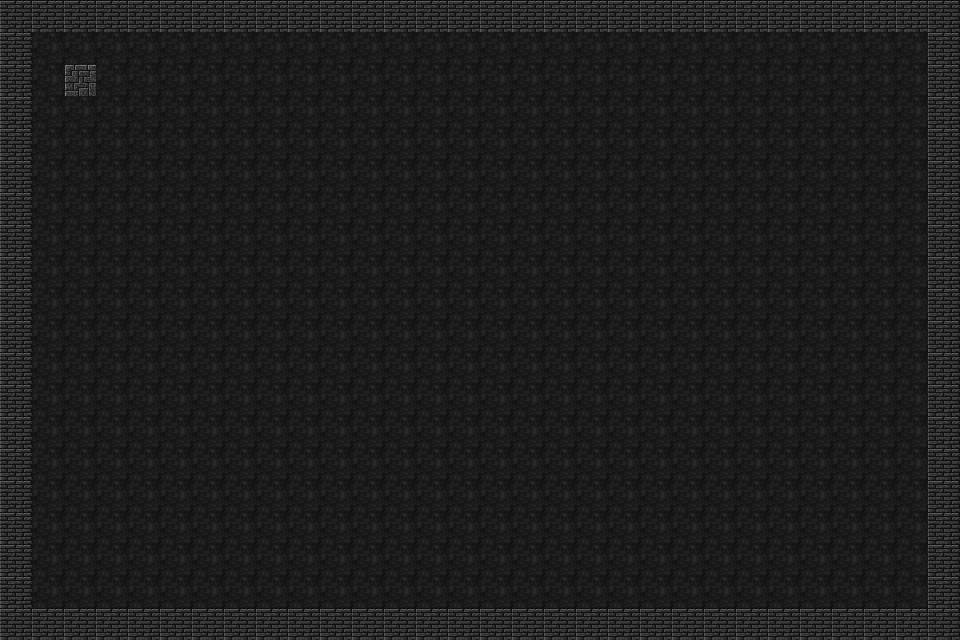

A 2D game scene composited from a Tiled map and its tileset images. What follows is a short description and the map's XML, with every tile layer's data as written:
An orthogonal 30x20 tile map with 32x32 px tiles, 1 tile layer (base).

<map version="1.9" tiledversion="1.9.2" orientation="orthogonal" renderorder="right-down" width="30" height="20" tilewidth="32" tileheight="32" infinite="0" nextlayerid="2" nextobjectid="1">
 <properties>
  <property name="scale" type="float" value="15" />
  <property name="spawn_x" type="int" value="2" />
  <property name="spawn_y" type="int" value="0" />
 </properties>
 <tileset firstgid="1" source="atlas.tsx" />
 <layer id="1" name="base" width="30" height="20">
  <data encoding="csv">
855,855,855,855,855,855,855,855,855,855,855,855,855,855,855,855,855,855,855,855,855,855,855,855,855,855,855,855,855,855,
855,862,862,862,862,862,862,862,862,862,862,862,862,862,862,862,862,862,862,862,862,862,862,862,862,862,862,862,862,855,
855,862,915,862,862,862,862,862,862,862,862,862,862,862,862,862,862,862,862,862,862,862,862,862,862,862,862,862,862,855,
855,862,862,862,862,862,862,862,862,862,862,862,862,862,862,862,862,862,862,862,862,862,862,862,862,862,862,862,862,855,
855,862,862,862,862,862,862,862,862,862,862,862,862,862,862,862,862,862,862,862,862,862,862,862,862,862,862,862,862,855,
855,862,862,862,862,862,862,862,862,862,862,862,862,862,862,862,862,862,862,862,862,862,862,862,862,862,862,862,862,855,
855,862,862,862,862,862,862,862,862,862,862,862,862,862,862,862,862,862,862,862,862,862,862,862,862,862,862,862,862,855,
855,862,862,862,862,862,862,862,862,862,862,862,862,862,862,862,862,862,862,862,862,862,862,862,862,862,862,862,862,855,
855,862,862,862,862,862,862,862,862,862,862,862,862,862,862,862,862,862,862,862,862,862,862,862,862,862,862,862,862,855,
855,862,862,862,862,862,862,862,862,862,862,862,862,862,862,862,862,862,862,862,862,862,862,862,862,862,862,862,862,855,
855,862,862,862,862,862,862,862,862,862,862,862,862,862,862,862,862,862,862,862,862,862,862,862,862,862,862,862,862,855,
855,862,862,862,862,862,862,862,862,862,862,862,862,862,862,862,862,862,862,862,862,862,862,862,862,862,862,862,862,855,
855,862,862,862,862,862,862,862,862,862,862,862,862,862,862,862,862,862,862,862,862,862,862,862,862,862,862,862,862,855,
855,862,862,862,862,862,862,862,862,862,862,862,862,862,862,862,862,862,862,862,862,862,862,862,862,862,862,862,862,855,
855,862,862,862,862,862,862,862,862,862,862,862,862,862,862,862,862,862,862,862,862,862,862,862,862,862,862,862,862,855,
855,862,862,862,862,862,862,862,862,862,862,862,862,862,862,862,862,862,862,862,862,862,862,862,862,862,862,862,862,855,
855,862,862,862,862,862,862,862,862,862,862,862,862,862,862,862,862,862,862,862,862,862,862,862,862,862,862,862,862,855,
855,862,862,862,862,862,862,862,862,862,862,862,862,862,862,862,862,862,862,862,862,862,862,862,862,862,862,862,862,855,
855,862,862,862,862,862,862,862,862,862,862,862,862,862,862,862,862,862,862,862,862,862,862,862,862,862,862,862,862,855,
855,855,855,855,855,855,855,855,855,855,855,855,855,855,855,855,855,855,855,855,855,855,855,855,855,855,855,855,855,855
</data>
 </layer>
</map>
